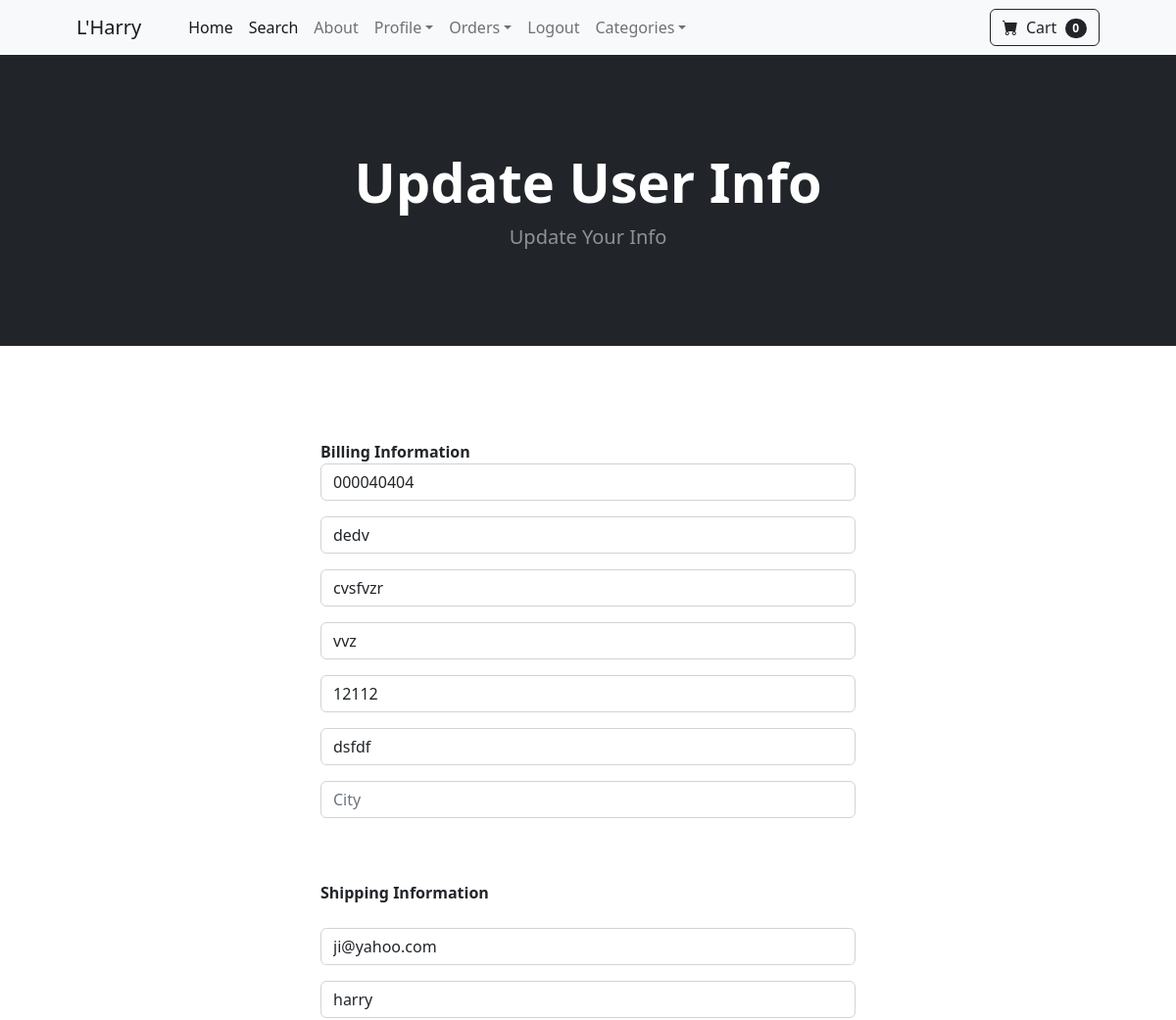
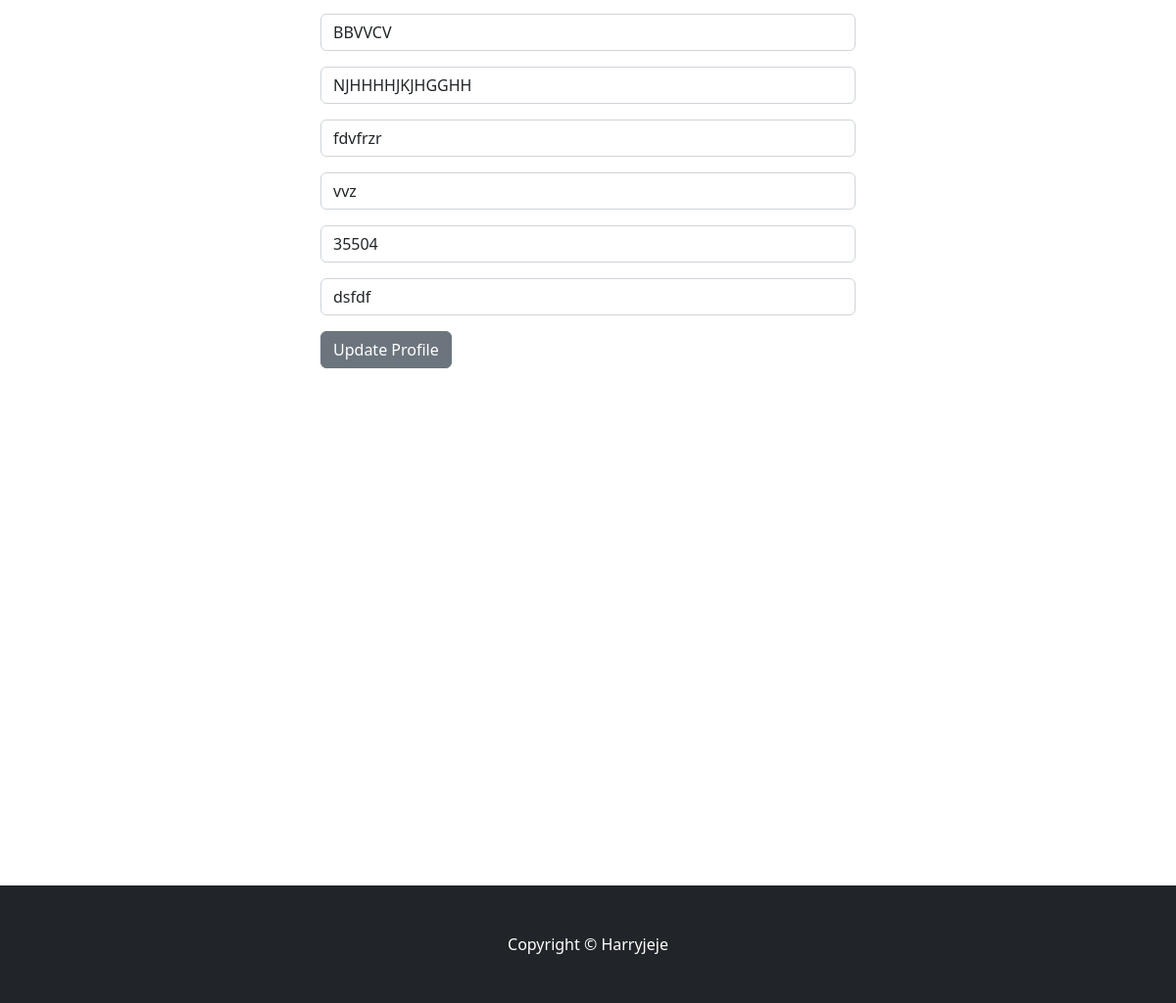
/update_info (signed in), run on the app's committed database (2 pictures, top to bottom).
### store/models.py (models this page shows, shortened)
class Profile(models.Model):
	user = models.OneToOneField(User, on_delete=models.CASCADE)
	date_modified = models.DateTimeField(User, auto_now=True)
	phone = models.CharField(max_length=20, blank=True)
	address1 = models.CharField(max_length=200, blank=True)
	address2 = models.CharField(max_length=200, blank=True)
	state = models.CharField(max_length=20, blank=True)
	zipcode = models.CharField(max_length=20, blank=True)
	country = models.CharField(max_length=20, blank=True)
	old_cart = models.CharField(max_length=20, blank=True, null=True)

### payment/models.py (models this page shows, shortened)
class ShippingAddress(models.Model):
	user = models.ForeignKey(User, on_delete=models.CASCADE, null = True, blank=True)
	shipping_full_name = models.CharField(max_length=255)
	shipping_email = models.CharField(max_length=255)
	shipping_address1 = models.CharField(max_length=255)
	shipping_address2 = models.CharField(max_length=255, null=True, blank=True)
	shipping_city = models.CharField(max_length=255)
	shipping_state = models.CharField(max_length=255, null=True, blank=True)
	shipping_zipcode = models.CharField(max_length=255, null=True, blank=True)
	shipping_country = models.CharField(max_length=255)
	class Meta:
		verbose_name_plural = "ShippingAddress"

### store/views.py (the view)
# urls.py: path("update_info", views.update_info, name= "update_info"),
def update_info(request):
    if request.user.is_authenticated:
        current_user = Profile.objects.get(user__id=request.user.id)
        shipping_user = ShippingAddress.objects.get(user__id=request.user.id)
        form = UserInfoForm(request.POST or None, instance=current_user)
        shipping_form = ShippingForm(request.POST or None, instance=shipping_user)
        if form.is_valid() or shipping_form.is_valid():
            form.save()
            shipping_form.save()
            messages.success(request, "Your Info Has Been Updated....")
            return redirect('home')
        return render(request, 'update_info.html',{'form':form, 'shipping_form':shipping_form})
    else:
        messages.success(request, "You Must Be Login To Update")
        return redirect('home')

### store/forms.py
class UserInfoForm(forms.ModelForm):
	phone = forms.CharField(label="", widget=forms.TextInput(attrs={'class':'form-control', 'placeholder':'Phone'}), required= False)
	address1 = forms.CharField(label="", widget=forms.TextInput(attrs={'class':'form-control', 'placeholder':'Address1'}), required= False)
	address2 = forms.CharField(label="", widget=forms.TextInput(attrs={'class':'form-control', 'placeholder':'Address2'}), required= False)
	city = forms.CharField(label="", widget=forms.TextInput(attrs={'class':'form-control', 'placeholder':'City'}), required= False)
	state = forms.CharField(label="", widget=forms.TextInput(attrs={'class':'form-control', 'placeholder':'State'}), required= False)
	zipcode = forms.CharField(label="", widget=forms.TextInput(attrs={'class':'form-control', 'placeholder':'Zipcode'}), required= False)
	country = forms.CharField(label="", widget=forms.TextInput(attrs={'class':'form-control', 'placeholder':'Country'}), required= False)
	class Meta:
		model = Profile
		fields = ('phone', 'address1', 'address2', 'state', 'zipcode', 'country')

### cart/cart.py (called while the page is built)
	def __len__(self):
		return len(self.cart)

### cart/context_processors.py (called while the page is built)
def cart(request):
	return{'cart': Cart(request)}

### store/templates/update_info.html (shortened to what this page needs)
{% extends 'base.html' %}
 {% block content %}
        <header class="bg-dark py-5">
            <div class="container px-4 px-lg-5 my-5">
                <div class="text-center text-white">
                    <h1 class="display-4 fw-bolder">Update User Info</h1>
                    <p class="lead fw-normal text-white-50 mb-0">Update Your Info</p>
                </div>
            </div>
        </header>
        <br><br>
        <div class="container">
        	<div class="row">
        			<div class="col-md-6 offset-md-3">
        				<br><br>
                        <strong>Billing Information</strong>
<form method="POST" action="{% url 'update_info' %}">
    {{ form.as_p }}
    <br><br>
    <strong>Shipping Information</strong>
    <br><br>
    {{ shipping_form.as_p }}
    <button type="submit" class="btn btn-secondary">Update Profile</button>
</form>
<br><br>
<br><br>
<br><br>
<br><br>
<br><br>
<br><br>
<br><br>
<br><br>
<br><br>
<br><br>
<br><br>
        			</div>
        	</div>
        </div>
 {% endblock %}

### data on the page
Profile: phone "000040404", address1 "dedv", address2 "cvsfvzr", state "vvz", zipcode "12112", country "dsfdf"
ShippingAddress: shipping_full_name "ji@yahoo.com", shipping_email "harry", shipping_address1 "BBVVCV", shipping_address2 "NJHHHHJKJHGGHH", shipping_city "fdvfrzr", shipping_state "vvz", shipping_zipcode "35504", shipping_country "dsfdf"

### other printed values
{{ cart|length }} "0"
